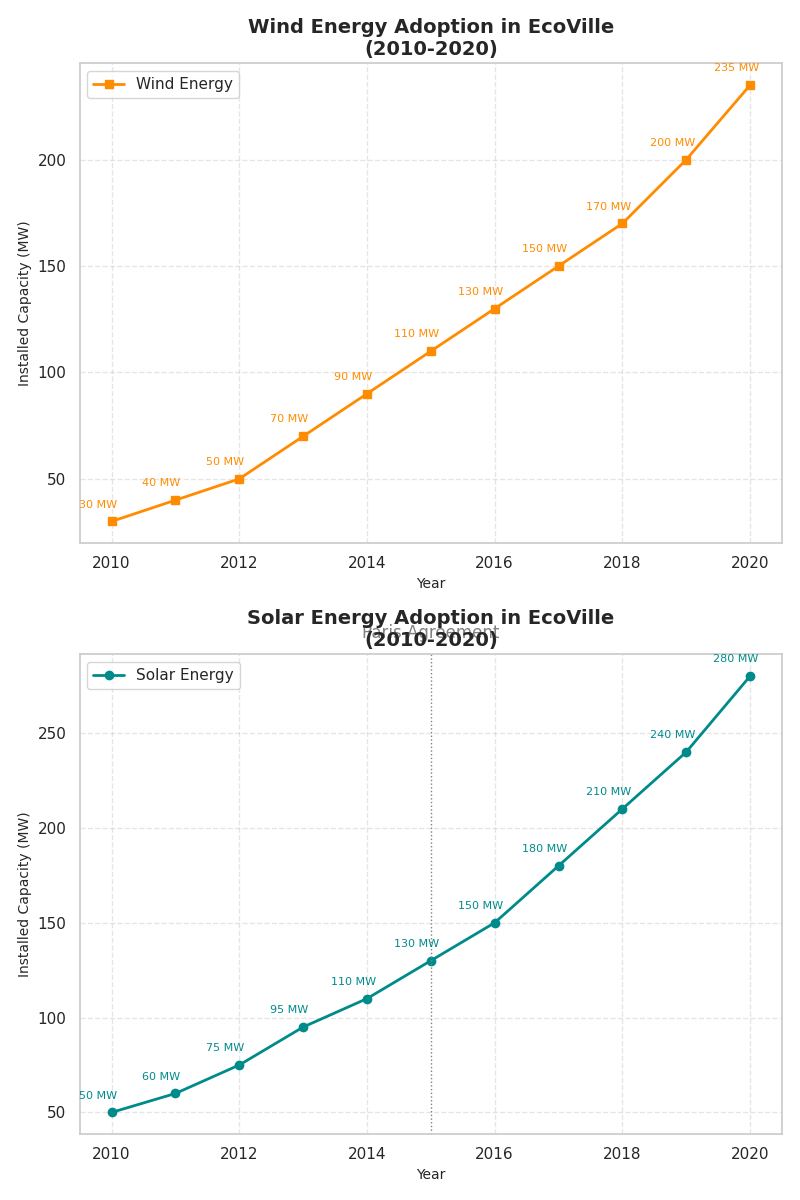

Generate this figure with Python:
import matplotlib.pyplot as plt
import numpy as np

# Data for Renewable Energy Adoption in EcoVille
years = np.arange(2010, 2021)
solar_capacity = np.array([50, 60, 75, 95, 110, 130, 150, 180, 210, 240, 280])
wind_capacity = np.array([30, 40, 50, 70, 90, 110, 130, 150, 170, 200, 235])

fig, (ax2, ax1) = plt.subplots(2, 1, figsize=(8, 12))

# Switched the positions of ax1 and ax2 for solar and wind energy charts.

# Subplot for Wind Energy
ax2.plot(years, wind_capacity, marker='s', linestyle='-', color='darkorange', label='Wind Energy', linewidth=2)
for x, y in zip(years, wind_capacity):
    ax2.annotate(f'{y} MW', (x, y), textcoords="offset points", xytext=(-10,10), ha='center', fontsize=8, color='darkorange')
ax2.set_title('Wind Energy Adoption in EcoVille\n(2010-2020)', fontsize=14, fontweight='bold')
ax2.set_xlabel('Year', fontsize=10)
ax2.set_ylabel('Installed Capacity (MW)', fontsize=10)
ax2.legend(loc='upper left')
ax2.grid(True, linestyle='--', alpha=0.5)

# Subplot for Solar Energy
ax1.plot(years, solar_capacity, marker='o', linestyle='-', color='darkcyan', label='Solar Energy', linewidth=2)
for i, (x, y) in enumerate(zip(years, solar_capacity)):
    ax1.annotate(f'{y} MW', (x, y), textcoords="offset points", xytext=(-10,10), ha='center', fontsize=8, color='darkcyan')
ax1.set_title('Solar Energy Adoption in EcoVille\n(2010-2020)', fontsize=14, fontweight='bold')
ax1.set_xlabel('Year', fontsize=10)
ax1.set_ylabel('Installed Capacity (MW)', fontsize=10)
ax1.legend(loc='upper left')
ax1.grid(True, linestyle='--', alpha=0.5)
ax1.axvline(x=2015, color='gray', linestyle=':', linewidth=1)
ax1.text(2015, max(solar_capacity) + 20, 'Paris Agreement', ha='center', color='gray')

plt.tight_layout()
plt.show()
